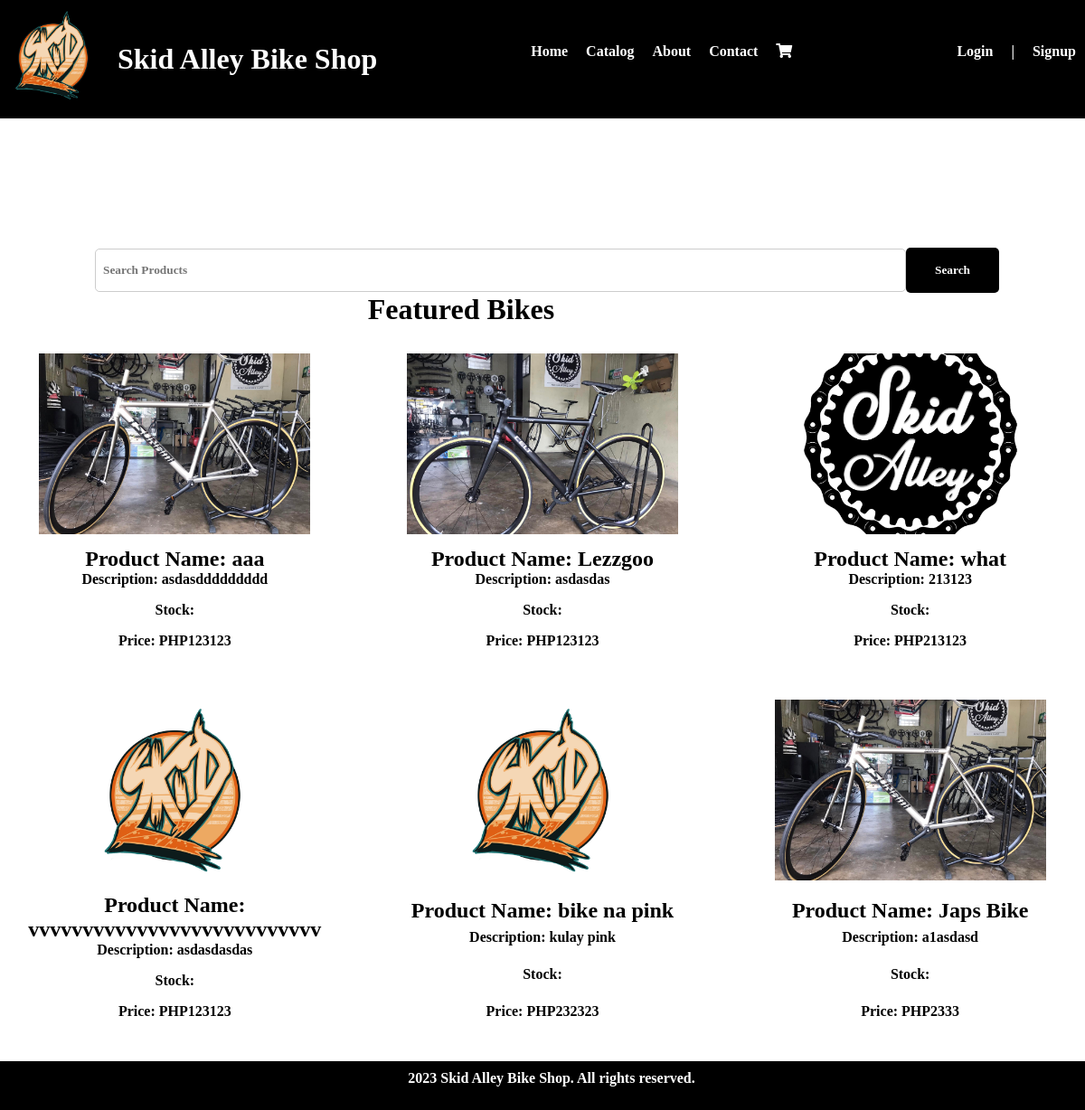
Screenshot of /user.php with the database file from the repository.
### tables this page shows
CREATE TABLE `content_management_logo` (
  `id` int(11) NOT NULL,
  `logo` text NOT NULL
);

CREATE TABLE `product_list` (
  `id` int(10) NOT NULL,
  `brand_id` int(11) NOT NULL,
  `category_id` int(11) NOT NULL,
  `name` varchar(250) NOT NULL,
  `models` varchar(250) NOT NULL,
  `description` varchar(250) NOT NULL,
  `price` float NOT NULL,
  `status` tinyint(1) NOT NULL DEFAULT 1,
  `image_path` text NOT NULL,
  `delete_flag` tinyint(1) NOT NULL
);

### user.php (the view, shortened to what this page needs)
<?php include('partials-front/menu.php'); ?>
<br>
<html>
<div class="searchsection">
    <form action="<?php echo SITEURL; ?>product-search.php" method="GET">
        <input id="searchbar" type="text" name="search" placeholder="Search Products">
        <button type="submit" id="searchbutton">Search</button>
    </form>
   </div>
    <div class="bikelist-container clearfix">
        <br><br>
        <h1> Featured Bikes</h1>
        <br><br>
        <?php
        $sql = "SELECT * FROM product_list WHERE status='1'";
        $res = mysqli_query($conn, $sql);
        $count = mysqli_num_rows($res);
        if($count>0)
        {
            while($row=mysqli_fetch_assoc($res))
            {
                $id = $row['id'];
                $title = $row['name'];
                $description = $row['description'];
                $image_name = $row['image_path'];
                $price = $row['price'];
                ?>
                <div class="bikelist">
                            <div class="bikes">
                                <?php
                                   if($image_name=="")
                                   {
                                    echo "<div class ='error'>Image not Available</div>";
                                   }
                                   else
                                   {
                                    ?>
                                     <a href="product-details.php?id=<?php echo $id; ?>">
                                        <img src="<?php echo SITEURL; ?>images/bike/<?php echo $image_name ?>"
                                            style="width: 300px">
                                    </a>
                                    <?php
                                   }
                                ?>
                                <h2> Product Name: <?php echo $title; ?> </h2>
                                <p> Description: <?php echo $description; ?> </p>
                                <p> Stock: </p>
                                <p> Price: PHP<?php echo $price; ?></p>
                            </div>
                        </div>
                <?php
            }
        }
        else
        {
            echo "<div class = 'error'>Product not Added. </div>";
        }
        ?>
    </div>
</body>
</html>
<?php include('partials-front/footer.php'); ?>

### partials-front/menu.php (shortened to what this page needs)
<?php include('config/constants.php'); ?>
<!DOCTYPE html>
<html lang="en">
<head>
    <link rel="stylesheet" href="style.css">
    <link href="https://cdnjs.cloudflare.com/ajax/libs/font-awesome/5.15.4/css/all.min.css" rel="stylesheet">
</head>
<body>
    <div class="header">
        <?php
        $sql = "SELECT * FROM content_management_logo";
        $res = mysqli_query($conn, $sql);
        $count = mysqli_num_rows($res);
        if ($count > 0) {
            while ($row = mysqli_fetch_assoc($res)) {
                $logo = $row['logo'];
                ?>
                <div class="skidalley">
                <a href="<?php echo SITEURL; ?>index.php">  <?php
                            if ($logo == "")
                            {
                                echo "<div class='error'>Image not Added.</div>";
                            } else {
                                ?>
                                <img src="<?php echo SITEURL; ?>images/logo/<?php echo $logo; ?>"
                                     width="100px">
                                <?php
                            }
                            ?>
                            </img> </a>
                <a href="<?php echo SITEURL; ?>index.php"> <h1 id="name"> Skid Alley Bike Shop </h1> </a>
                </div>
             <?php
            }
        }
        else
        {
            echo  "<td colspan='4'><div class='error'>No Logo Added.</div></td>";
        }
      ?>
        <div class="navbar">
            <a href="<?php echo SITEURL; ?>home.php"> <p> Home </p> </a>
            <a href="<?php echo SITEURL; ?>index.php"> <p> Catalog </p> </a>
            <a href="<?php echo SITEURL; ?>about.php"> <p> About </p> </a>
            <a href="<?php echo SITEURL; ?>contact.php"> <p> Contact </p> </a>
            <a href="<?php echo SITEURL; ?>cart.php" class="cart-link">
                <i class="fas fa-shopping-cart"></i>
</a>
        </div>
        <div class="logsign">
        <?php
        if (isset($_SESSION['userLoggedIn']) && $_SESSION['userLoggedIn'] === true) {
            $username = $_SESSION['username'];
            $userId = $_SESSION['client_id'];
        ?>
            <div class="notifications">
            <a href="<?php echo SITEURL; ?>notifications.php">
                <p>Notifications</p>
                <?php
                if (isset($_SESSION['userLoggedIn'])) {
                    $notificationCount = getNotificationCount($userId);
                    if ($notificationCount > 0) {
                        echo '<span class="cart-count">' . $notificationCount . '</span>';
                    }
                }
                ?>
            </a>
        </div>
            <div class="user-container">
                <p id="username"><?php echo $username; ?></p>
                <div class="logout-dropdown">
                    <a href="<?php echo SITEURL; ?>orderstatus.php">My Order Status</a>
                    <a href="<?php echo SITEURL; ?>logout.php">Logout</a>
                </div>
            </div>
        <?php
        }
        else
        {
        ?>
            <a href="<?php echo SITEURL; ?>login.php"><p>Login</p></a>
            <p>|</p>
            <a href="<?php echo SITEURL; ?>signup.php"><p>Signup</p></a>
        <?php
        }
        ?>
        </div>
    </div>
</body>

### style.css (style rules this page uses)
* { padding: 0px; margin: 0px; font-family: 'Gill Sans MT'; font-weight:bolder; }
a { text-decoration: none; color: white; }
.header { align-items: center; align-content: center; padding: 10px; color: white; display: flex; background-color: black; position: relative; width: 100%; }
.skidalley { display: flex; align-items: center; gap: 20px; }
.navbar { display: flex; gap: 20px; margin-left: 170px; color: black; }
.navbar a { color: white; }
#name { color: white; }
.logsign { display: flex; margin-left: auto; gap: 10px; margin-right: 10px; }
.logsign p { margin-right: 10px; }
.searchsection { display: flex; text-align: center; align-items: center; padding-top: 125px; padding-left: 10px; color: black; gap: 10px; }
#searchbar { margin: 0; }
.bikelist-container { display: grid; grid-template-columns: repeat(3, 1fr); gap: 20px; }
.bikelist { display: inline-block; width: 100%; box-sizing: border-box; padding: 10px; height: 100%; }
.bikes { text-align: center; height: 100%; display: flex; flex-direction: column; justify-content: space-between; position: relative; }
.bikes img { max-width: 100%; height: 200px; object-fit: cover; }
.bikes h2 { margin-top: 10px; }
input { height: 30px; margin-top: 15px; padding-left: 10px; }
.searchsection { display: flex; justify-content: center; align-items: center; }
.searchsection form { display: flex; align-items: center; max-width: 1000px; width: 100%; }
#searchbar { flex: 1; padding: 8px; border: 1px solid #ccc; border-radius: 5px; }
#searchbutton { background-color: black; color: white; border: none; border-radius: 5px; padding: 17px 32px; cursor: pointer; transition: background-color 0.3s ease; }
.clearfix::after { content: ""; clear: both; display: table; }
p { margin-top: 0; margin-bottom: 1rem; }

### partials-front/menu.php (style rules this page uses)
.cart-link { position: relative; display: inline-block; }

### rows the page displays
content_management_logo: logo (picture)
product_list: image_path (picture), name "aaa", description "asdasddddddddd", price "123123"
product_list: image_path (picture), name "Lezzgoo", description "asdasdas", price "123123"
product_list: image_path (picture), name "what", description "213123", price "213123"
product_list: image_path (picture), name "vvvvvvvvvvvvvvvvvvvvvvvvvvv", description "asdasdasdas", price "123123"
product_list: image_path (picture), name "bike na pink", description "kulay pink", price "232323"
product_list: image_path (picture), name "Japs Bike", description "a1asdasd", price "2333"
